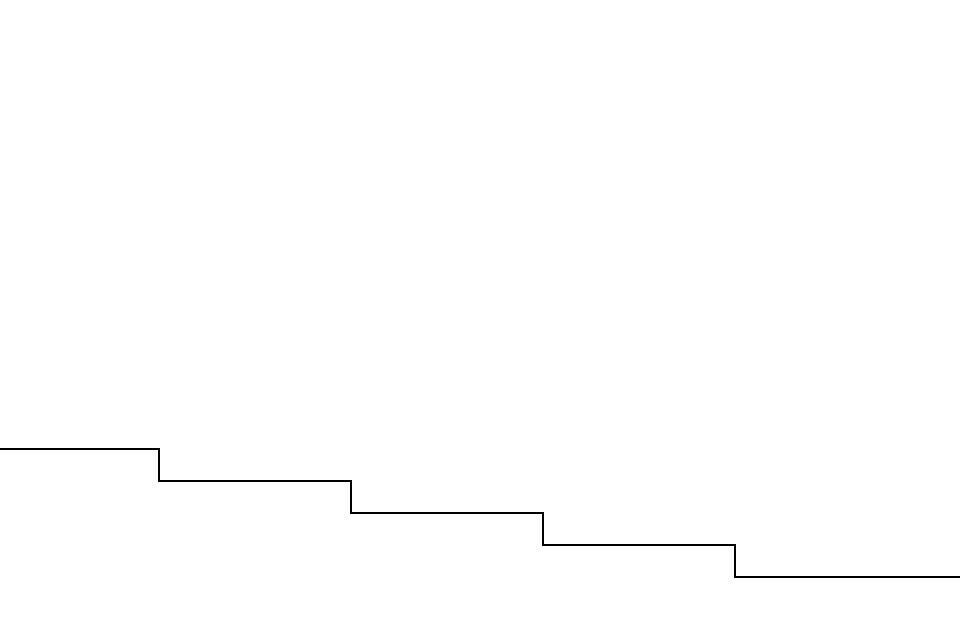

Tiled map render using the project's own tile images. Description and the map definition, with tile-layer contents summarised, below:
An orthogonal 30x20 tile map with 32x32 px tiles, 1 tile layer (main layer) and 1 object (Player).

<map version="1.0" orientation="orthogonal" width="30" height="20" tilewidth="32" tileheight="32" backgroundcolor="#ffffff">
 <properties>
  <property name="_iPadScaleFactor" value="2" />
  <property name="_scaleTilesetSpacingAndMargin" value="YES" />
  <property name="physicsGravityY" value="-2.0" />
  <property name="physicsSpeed" value="1.0" />
  <property name="restrictScrollingToMapBoundary" value="YES" />
 </properties>
 <tileset firstgid="1" name="Tileset_Geometry_32x32" tilewidth="32" tileheight="32" spacing="1">
  <properties>
   <property name="blockingTiles" value="1-3" />
  </properties>
  <image source="Tileset_Geometry_32x32.png" width="256" height="256" />
 </tileset>
 <layer name="main layer" width="30" height="20">
  <properties>
   <property name="_mainTileLayer" value="YES" />
  </properties>
  <data>[600 cells, 34 non-empty, 3 distinct tile ids]</data>
 </layer>
 <objectgroup name="game objects" width="30" height="20">
  <object name="player" type="Player" x="384" y="320" width="32" height="64">
   <properties>
    <property name="allowsRotation" value="NO" />
    <property name="angularDumping" value="0" />
    <property name="defaultImage" value="Dummy_Player_32.png" />
    <property name="dpadForce" value="195.0" />
    <property name="friction" value="0.5" />
    <property name="jumpForce" value="80.0" />
    <property name="linearDamping" value="0" />
    <property name="mass" value="0.33" />
    <property name="restitution" value="0.04" />
    <property name="stayInBounds" value="YES" />
    <property name="velocityLimit" value="250.0" />
   </properties>
  </object>
 </objectgroup>
</map>
